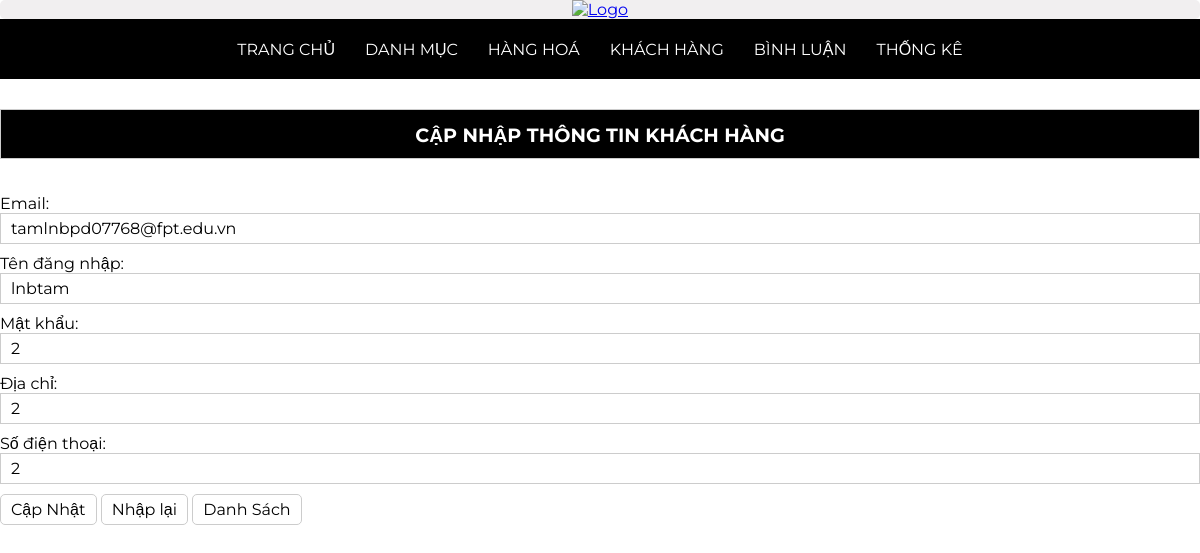
/admin/index.php?act=suatk&id=7, run on the app's committed database.
### tables this page shows
CREATE TABLE `taikhoan` (
  `id` int(10) NOT NULL,
  `user` varchar(50) NOT NULL,
  `pass` varchar(50) NOT NULL,
  `email` varchar(255) NOT NULL,
  `address` varchar(255) NOT NULL,
  `tel` varchar(20) NOT NULL,
  `role` tinyint(4) NOT NULL DEFAULT 0
);

### model/pdo.php (called while the page is built, shortened)
<?php
function pdo_get_connection(){
    $dburl = "mysql:host=localhost;dbname=duanmau;charset=utf8";
    $username = 'root';
    $password = '';
    $conn = new PDO($dburl, $username, $password);
    $conn->setAttribute(PDO::ATTR_ERRMODE, PDO::ERRMODE_EXCEPTION);
    return $conn;
}
function pdo_query_one($sql){
    $sql_args = array_slice(func_get_args(), 1);
    try{
        $conn = pdo_get_connection();
        $stmt = $conn->prepare($sql);
        $stmt->execute($sql_args);
        $row = $stmt->fetch(PDO::FETCH_ASSOC);
        return $row;
    }
    catch(PDOException $e){
        throw $e;
    }
    finally{
        unset($conn);
    }
}

### model/taikhoan.php (called while the page is built, shortened)
<?php
    function loadOne_taikhoan ($id) {
        $sql = "select * from taikhoan where id=".$id;
        $dm = pdo_query_one($sql);
        return $dm;
    }

### admin/taikhoan/updateTK.php (the view, shortened to what this page needs)
<?php
    if(is_array($tk)) {
        extract($tk);
    }
?>
    <div class="row ">
            <div class="row frmtitle">
                <H1>Cập nhập thông tin khách hàng</H1>
            </div>
            <div class="row formcontent">
                    <form action="index.php?act=updatetk" method="post" enctype="multipart/form-data">
                        <div class="row mb10">
                            Email:<br>
                            <input type="text" name="email" value="<?php if(isset($email)&& ($email!="")) echo $email ?>">
                        </div>
                        <div class="row mb10">
                            Tên đăng nhập:<br>
                            <input type="text" name="username" value="<?=$user?>">
                        </div>
                        <div class="row mb10">
                            Mật khẩu:<br>
                            <input type="text" name="pass" value="<?=$pass?>">
                        </div>
                        <div class="row mb10">
                            Địa chỉ:<br>
                            <input type="text" name="adr" value="<?=$address?>">
                        </div>
                        <div class="row mb10">
                            Số điện thoại:<br>
                            <input type="text" name="tel" value="<?=$tel?>">
                        </div>
                        <div class="row mb20">
                            <input type="submit" name="capnhat" value="Cập Nhật">
                            <input type="submit" value="Nhập lại">
                            <a href="index.php?act=dskh"><input type="button" value="Danh Sách"></a>
                        </div>
                    </form>
            </div>
        </div>
    </div>

### view/css/style.css (style rules this page uses)
* { box-sizing: border-box; padding: 0; margin: 0; font-family: 'Montserrat', sans-serif; font-size: 1rem; }
.row { width: 100%; }
.mb10 { margin-bottom: 10px; }
.formtaikhoan input[type="text"], .formtaikhoan input[type="email"], .formtaikhoan input[type="password"], .formcontent input[type="text"] { width: 100%; border: 1px #CCC solid; padding: 5px 10px; outline: none; }
.formtaikhoan input[type="submit"], .formcontent input[type="submit"], .formcontent input[type="reset"], .formtaikhoan input[type="reset"], .formcontent input[type="button"] { border-radius: 5px; padding: 5px 10px; background-color: white; border: 1px #CCC solid; cursor: pointer; }
.frmtitle { background-color: #000; border: 1px #ccc solid; height: 50px; padding: 0px 20px; margin: 15px 0; }
.frmtitle h1 { line-height: 50px; font-size: 1.2rem; text-align: center; color: #fff; text-transform: uppercase; }
.formcontent { padding: 20px 0px; }

### data on the page
taikhoan: email "tamlnbpd07768@fpt.edu.vn", username "lnbtam", pass "2", adr "2", tel "2"
